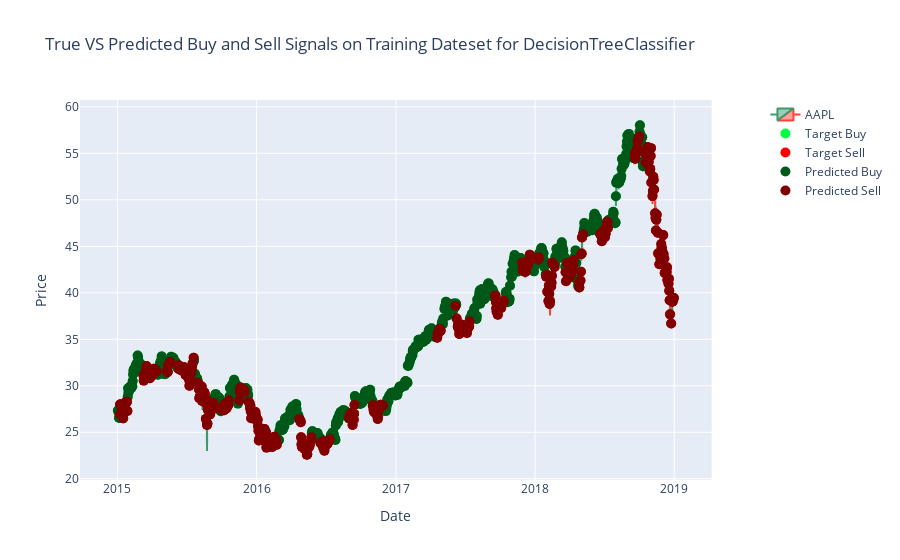

Write notebook code for a chart like this one.
### Markdown cell above
#### Train and Test DecisionTreeClassifier Model

### Code cell
dectree_model = DecisionTreeClassifier(random_state=random_state)
dectree_train_metrics, dectree_train_confmat, dectree_train_pred = train_test_eval(dectree_model, x_train, y_train, x_train, y_train)

dectree_train_data = full_stock_df[:split_index].copy()
dectree_train_data['pred'] = dectree_train_pred
dectree_train_fig = plotCandle(dectree_train_data)
dectree_train_fig = plotSignals(dectree_train_fig, dectree_train_data, 'target', id=1)
dectree_train_fig = plotSignals(dectree_train_fig, dectree_train_data, 'pred', id=2)
dectree_train_fig.update_layout(title_text=f'True VS Predicted Buy and Sell Signals on Training Dateset for {type(dectree_model).__name__}')
dectree_train_fig.show()

### Figure 1 — Plotly figure (JSON) as saved in the notebook; plotly's stock layout.template omitted (floating-point values rounded to 4 significant figures; data arrays with more than 128 entries replaced by an {"elided": "..."} marker saying what was removed)
{"data": [{"close": {"elided": "1006 float values"}, "high": {"elided": "1006 float values"}, "low": {"elided": "1006 float values"}, "name": "AAPL", "open": {"elided": "1006 float values"}, "type": "candlestick", "x": {"elided": "1006 str values"}}, {"marker": {"color": "#00ff44", "size": 10, "symbol": "circle"}, "mode": "markers", "name": "Target Buy", "type": "scatter", "x": {"elided": "579 str values"}, "y": {"elided": "579 float values"}}, {"marker": {"color": "#ff0000", "size": 10, "symbol": "circle"}, "mode": "markers", "name": "Target Sell", "type": "scatter", "x": {"elided": "427 str values"}, "y": {"elided": "427 float values"}}, {"marker": {"color": "#005918", "size": 10, "symbol": "circle"}, "mode": "markers", "name": "Predicted Buy", "type": "scatter", "x": {"elided": "579 str values"}, "y": {"elided": "579 float values"}}, {"marker": {"color": "#800000", "size": 10, "symbol": "circle"}, "mode": "markers", "name": "Predicted Sell", "type": "scatter", "x": {"elided": "427 str values"}, "y": {"elided": "427 float values"}}], "layout": {"title": {"text": "True VS Predicted Buy and Sell Signals on Training Dateset for DecisionTreeClassifier"}, "xaxis": {"anchor": "y", "domain": [0, 0.94], "rangeslider": {"visible": false}, "title": {"text": "Date"}}, "yaxis": {"anchor": "x", "domain": [0, 1], "title": {"text": "Price"}}, "yaxis2": {"anchor": "x", "overlaying": "y", "side": "right"}}}
